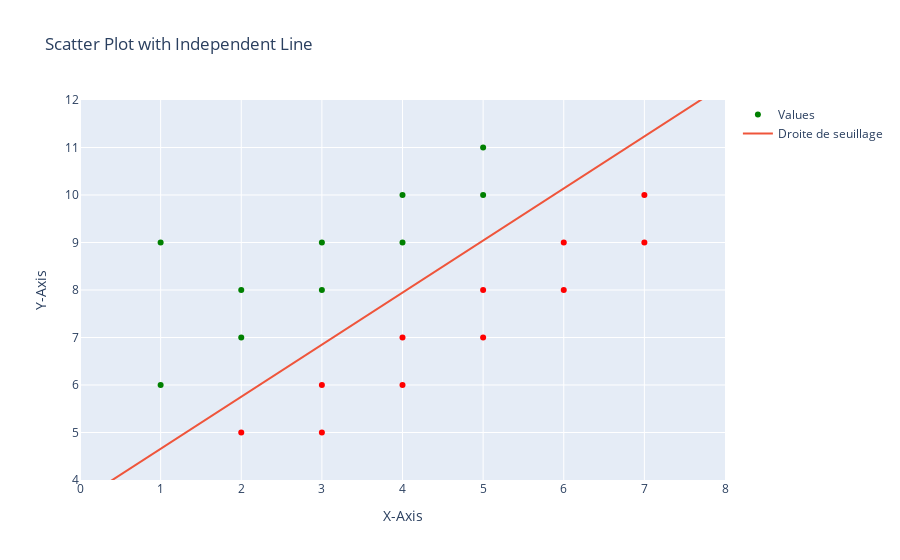

Write notebook code for a chart like this one.
### Markdown cell above
Classification linéairement séparable

### Code cell
processDataset("Datas/table_2_9.csv")

### Figure 1 — Plotly figure (JSON) as saved in the notebook; plotly's stock layout.template omitted (floating-point values rounded to 4 significant figures; data arrays with more than 128 entries replaced by an {"elided": "..."} marker saying what was removed)
{"data": [{"marker": {"color": ["green", "red", "green", "red", "red", "green", "green", "red", "red", "red", "red", "green", "green", "red", "red", "green", "green", "red", "red", "green", "green"]}, "mode": "markers", "name": "Values", "type": "scatter", "x": [1, 7, 1, 7, 2, 2, 2, 6, 6, 3, 3, 3, 3, 5, 5, 5, 5, 4, 4, 4, 4], "y": [6, 9, 9, 10, 5, 7, 8, 8, 9, 5, 6, 8, 9, 7, 8, 10, 11, 6, 7, 9, 10]}, {"mode": "lines", "name": "Droite de seuillage", "type": "scatter", "x": {"elided": "400 float values"}, "y": {"elided": "400 float values"}}], "layout": {"title": {"text": "Scatter Plot with Independent Line"}, "xaxis": {"range": [0, 8], "title": {"text": "X-Axis"}}, "yaxis": {"range": [4, 12], "title": {"text": "Y-Axis"}}}}
